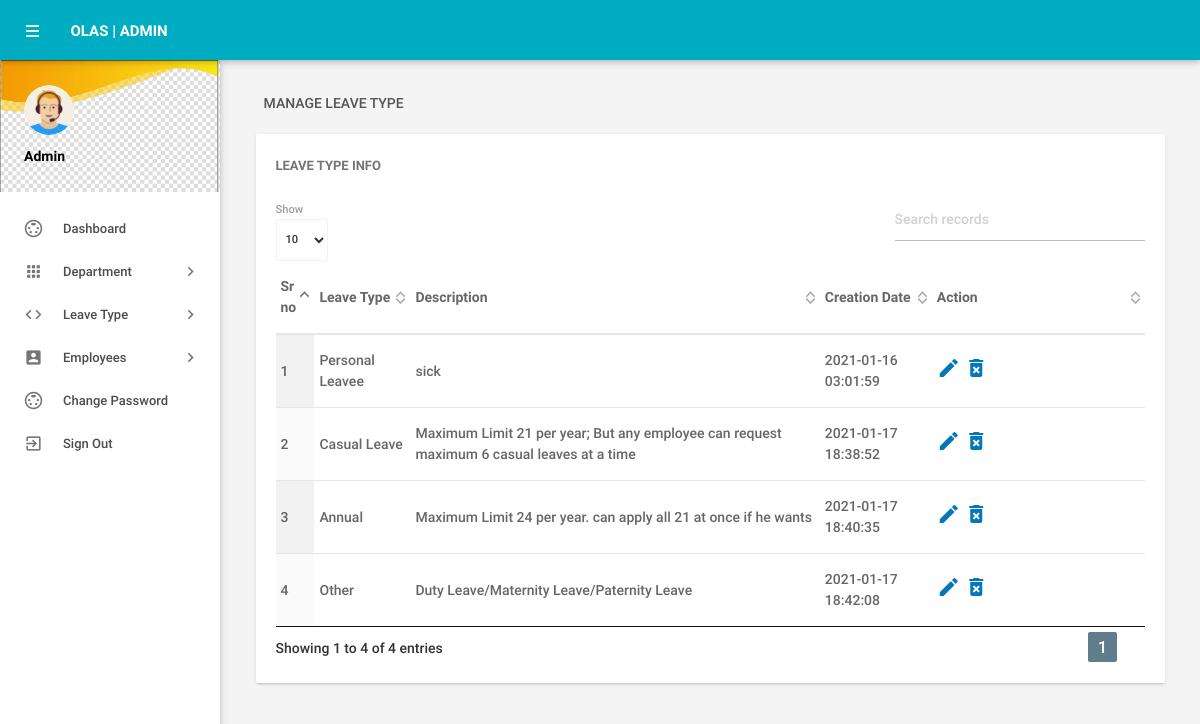
Screenshot of /admin/manageleavetype.php (signed in) with the database file from the repository.
### tables this page shows
CREATE TABLE `tblleavetype` (
  `id` int(11) NOT NULL AUTO_INCREMENT,
  `LeaveType` varchar(200) DEFAULT NULL,
  `Description` mediumtext DEFAULT NULL,
  `CreationDate` timestamp NOT NULL DEFAULT current_timestamp(),
  PRIMARY KEY (`id`)
);

### admin/manageleavetype.php (the view, shortened to what this page needs)
<?php
include('includes/config.php');
if(strlen($_SESSION['alogin'])==0)
    {
header('location:index.php');
}
else{
 ?>
<!DOCTYPE html>
<html lang="en">
    <head>
        <link type="text/css" rel="stylesheet" href="../assets/plugins/materialize/css/materialize.min.css"/>
        <link href="../assets/plugins/material-preloader/css/materialPreloader.min.css" rel="stylesheet">
        <link href="../assets/plugins/datatables/css/jquery.dataTables.min.css" rel="stylesheet">
        <link href="../assets/css/alpha.min.css" rel="stylesheet" type="text/css"/>
        <link href="../assets/css/custom.css" rel="stylesheet" type="text/css"/>
    </head>
    <body>
       <?php include('includes/header.php');?>
       <?php include('includes/sidebar.php');?>
            <main class="mn-inner">
                <div class="row">
                    <div class="col s12">
                        <div class="page-title">Manage Leave Type</div>
                    </div>
                    <div class="col s12 m12 l12">
                        <div class="card">
                            <div class="card-content">
                                <span class="card-title">Leave Type Info</span>
                                <table id="example" class="display responsive-table ">
                                    <thead>
                                        <tr>
                                            <th>Sr no</th>
                                            <th>Leave Type</th>
                                            <th>Description</th>
                                            <th>Creation Date</th>
                                            <th>Action</th>
                                        </tr>
                                    </thead>
                                    <tbody>
<?php $sql = "SELECT * from tblleavetype";
$query = $dbh -> prepare($sql);
$query->execute();
$results=$query->fetchAll(PDO::FETCH_OBJ);
$cnt=1;
if($query->rowCount() > 0)
{
foreach($results as $result)
{               ?>
                                        <tr>
                                            <td> <?php echo htmlentities($cnt);?></td>
                                            <td><?php echo htmlentities($result->LeaveType);?></td>
                                            <td><?php echo htmlentities($result->Description);?></td>
                                            <td><?php echo htmlentities($result->CreationDate);?></td>
                                            <td><a href="editleavetype.php?lid=<?php echo htmlentities($result->id);?>"><i class="material-icons">mode_edit</i></a>
                                            <a href="manageleavetype.php?del=<?php echo htmlentities($result->id);?>" onclick="return confirm('Do you want to delete');"> <i class="material-icons">delete_forever</i></a> </td>
                                        </tr>
                                         <?php $cnt++;} }?>
                                    </tbody>
                                </table>
                            </div>
                        </div>
                    </div>
                </div>
            </main>
        </div>
        <div class="left-sidebar-hover"></div>
    </body>
</html>
<?php } ?>

### rows the page displays
tblleavetype: LeaveType "Personal Leavee", Description "sick", CreationDate "2021-01-16 03:01:59"
tblleavetype: LeaveType "Casual Leave", Description "Maximum Limit 21 per year; But any employee can request maximum 6 casual leaves at a time", CreationDate "2021-01-17 18:38:52"
tblleavetype: LeaveType "Annual", Description "Maximum Limit 24 per year. can apply all 21 at once if he wants", CreationDate "2021-01-17 18:40:35"
tblleavetype: LeaveType "Other", Description "Duty Leave/Maternity Leave/Paternity Leave", CreationDate "2021-01-17 18:42:08"
